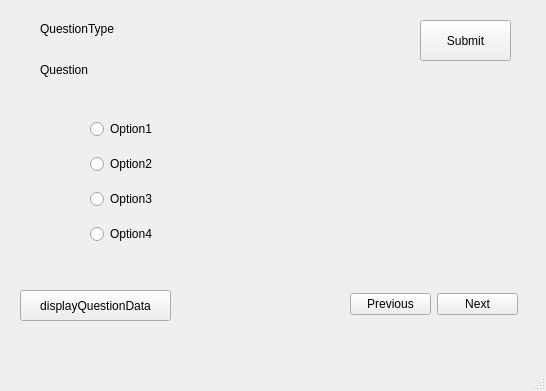
<?xml version="1.0" encoding="UTF-8"?>
<ui version="4.0">
 <class>MainWindow</class>
 <widget class="QMainWindow" name="MainWindow">
  <property name="geometry">
   <rect>
    <x>0</x>
    <y>0</y>
    <width>546</width>
    <height>391</height>
   </rect>
  </property>
  <property name="windowTitle">
   <string>Mock Quiz</string>
  </property>
  <widget class="QWidget" name="centralwidget">
   <property name="enabled">
    <bool>true</bool>
   </property>
   <property name="autoFillBackground">
    <bool>false</bool>
   </property>
   <widget class="QLabel" name="questionLabel">
    <property name="geometry">
     <rect>
      <x>40</x>
      <y>44</y>
      <width>381</width>
      <height>51</height>
     </rect>
    </property>
    <property name="text">
     <string>Question</string>
    </property>
   </widget>
   <widget class="QLabel" name="questionTypeLabel">
    <property name="geometry">
     <rect>
      <x>40</x>
      <y>20</y>
      <width>311</width>
      <height>18</height>
     </rect>
    </property>
    <property name="text">
     <string>QuestionType</string>
    </property>
   </widget>
   <widget class="QPushButton" name="submitButton">
    <property name="geometry">
     <rect>
      <x>420</x>
      <y>20</y>
      <width>91</width>
      <height>41</height>
     </rect>
    </property>
    <property name="text">
     <string>Submit</string>
    </property>
    <property name="checkable">
     <bool>false</bool>
    </property>
   </widget>
   <widget class="QWidget" name="layoutWidget">
    <property name="geometry">
     <rect>
      <x>90</x>
      <y>110</y>
      <width>331</width>
      <height>146</height>
     </rect>
    </property>
    <layout class="QVBoxLayout" name="verticalLayout">
     <item>
      <widget class="QRadioButton" name="option1RadioButton">
       <property name="autoFillBackground">
        <bool>true</bool>
       </property>
       <property name="text">
        <string>Option1</string>
       </property>
       <property name="checkable">
        <bool>true</bool>
       </property>
       <property name="checked">
        <bool>false</bool>
       </property>
       <property name="autoRepeat">
        <bool>false</bool>
       </property>
      </widget>
     </item>
     <item>
      <widget class="QRadioButton" name="option2RadioButton">
       <property name="text">
        <string>Option2</string>
       </property>
       <property name="autoExclusive">
        <bool>true</bool>
       </property>
      </widget>
     </item>
     <item>
      <widget class="QRadioButton" name="option3RadioButton">
       <property name="text">
        <string>Option3</string>
       </property>
      </widget>
     </item>
     <item>
      <widget class="QRadioButton" name="option4RadioButton">
       <property name="text">
        <string>Option4</string>
       </property>
      </widget>
     </item>
    </layout>
   </widget>
   <widget class="QWidget" name="layoutWidget">
    <property name="geometry">
     <rect>
      <x>350</x>
      <y>290</y>
      <width>168</width>
      <height>28</height>
     </rect>
    </property>
    <layout class="QHBoxLayout" name="horizontalLayout">
     <item>
      <widget class="QPushButton" name="previousButton">
       <property name="text">
        <string>Previous</string>
       </property>
      </widget>
     </item>
     <item>
      <widget class="QPushButton" name="nextButton">
       <property name="text">
        <string>Next</string>
       </property>
      </widget>
     </item>
    </layout>
   </widget>
   <widget class="QPushButton" name="pushButton">
    <property name="geometry">
     <rect>
      <x>20</x>
      <y>290</y>
      <width>151</width>
      <height>31</height>
     </rect>
    </property>
    <property name="text">
     <string>displayQuestionData</string>
    </property>
   </widget>
  </widget>
  <widget class="QMenuBar" name="menubar">
   <property name="geometry">
    <rect>
     <x>0</x>
     <y>0</y>
     <width>546</width>
     <height>23</height>
    </rect>
   </property>
  </widget>
  <widget class="QStatusBar" name="statusbar"/>
 </widget>
 <resources/>
 <connections/>
</ui>
